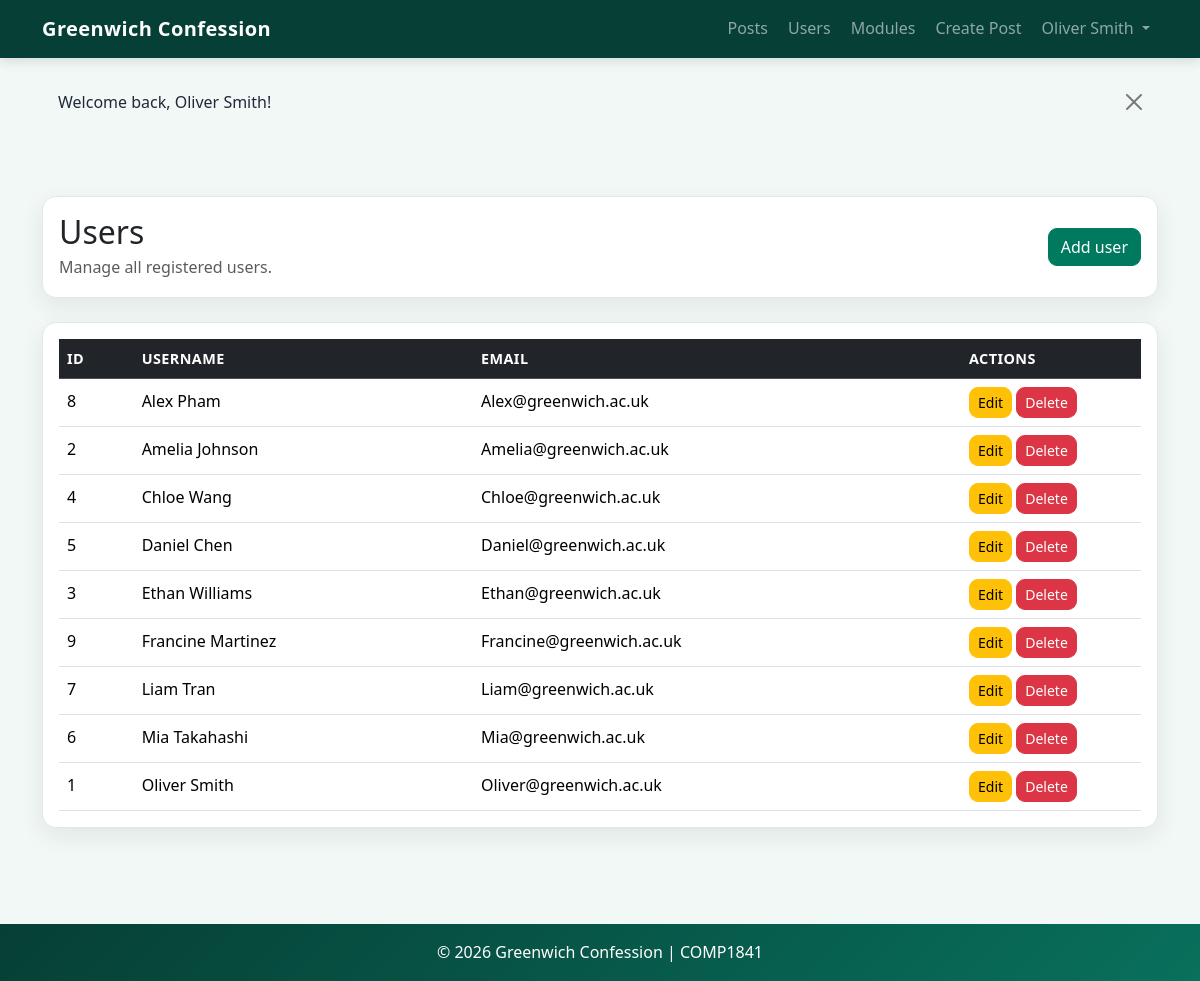
The app's page /?controller=users&action=index (signed in) with its own data.
### tables this page shows
CREATE TABLE `users` (
  `id` int(10) unsigned NOT NULL AUTO_INCREMENT,
  `name` varchar(120) NOT NULL,
  `email` varchar(160) NOT NULL,
  `password_hash` varchar(255) NOT NULL,
  `is_admin` tinyint(1) NOT NULL DEFAULT 0,
  `created_at` timestamp NOT NULL DEFAULT current_timestamp(),
  PRIMARY KEY (`id`),
  UNIQUE KEY `email` (`email`)
);

### app/Controllers/UsersController.php (called while the page is built, shortened)
<?php
require_once __DIR__ . '/../Models/Account.php';
class UsersController
{
    private Account $accountModel;
    public function __construct()
    {
        $this->accountModel = new Account();
    }
    public function index(): void
    {
        $users = $this->accountModel->getAll();
        require __DIR__ . '/../Views/users/index.php';
    }
}

### app/Models/Account.php (called while the page is built, shortened)
<?php
require_once __DIR__ . '/../Core/Database.php';
class Account
{
    private PDO $connection;
    public function __construct()
    {
        $database = new Database();
        $this->connection = $database->connect();
    }
    public function getAll(): array
    {
        $sql = "SELECT id,
                       name AS username,
                       email,
                       is_admin,
                       NULL AS profile_image,
                       created_at
                FROM users
                ORDER BY name ASC";
        $statement = $this->connection->query($sql);
        return $statement->fetchAll();
    }
}

### app/Core/Database.php (called while the page is built, shortened)
<?php
class Database
{
    private $connection;
    public function connect()
    {
        if ($this->connection == null) {
            try {
                $dsn = 'mysql:host=' . DB_HOST .
                    ';port=' . DB_PORT .
                    ';dbname=' . DB_NAME .
                    ';charset=utf8mb4';
                $this->connection = new PDO (
                    $dsn,
                    DB_USER,
                    DB_PASS
                );
                $this->connection->setAttribute(
                    PDO::ATTR_ERRMODE,
                    PDO::ERRMODE_EXCEPTION
                );
                $this->connection->setAttribute(
                    PDO::ATTR_DEFAULT_FETCH_MODE,
                    PDO::FETCH_ASSOC
                );
            } catch (PDOException $e) {
                throw new RuntimeException('Database connection failed:' . $e->getMessage(), 0, $e);
            }
        }
        return $this->connection;
    }
}

### app/Views/users/index.php (the view)
<?php require __DIR__ . '/../layouts/header.php'; ?>
<div class = "container py-5">
    <div class = "card shadow-sm mb-4">
        <div class = "card-body d-flex justify-content-between align-items-center">
            <div>
                <h2 class = "mb-1">Users</h2>
                <p class = "text-muted mb-0">
                    Manage all registered users.
                </p>
            </div>
            <a href = "?controller=users&action=create"
                class = "btn btn-primary">
                Add user
            </a>
        </div>
    </div>
    <?php if (empty($users)): ?>
        <div class = "alert alert-info">
            No users found.
        </div>
    <?php else: ?>
        <div class = "card shadow-sm">
            <div class = "card-body">
                <table class = "table table-hover align-middle">
                    <thead class = "table-dark">
                        <tr>
                            <th>ID</th>
                            <th>Username</th>
                            <th>Email</th>
                            <th width = "180">Actions</th>
                        </tr>
                    </thead>
                    <tbody>
                        <?php foreach ($users as $user): ?>
                            <tr>
                                <td><?= htmlspecialchars((string)$user['id']) ?></td>
                                <td>
                                    <?= htmlspecialchars($user['username']) ?>
                                </td>
                                <td>
                                    <?= htmlspecialchars($user['email']) ?>
                                </td>
                                <td>
                                    <a href = "?controller=users&action=edit&id=<?= $user['id'] ?>"
                                        class = "btn btn-warning btn-sm">
                                        Edit
                                    </a>
                                    <form
                                        action = "?controller=users&action=delete&id=<?= htmlspecialchars((string)$user['id']) ?>"
                                        method = "POST"
                                        class = "d-inline">
                                        <button
                                            type = "submit"
                                            class = "btn btn-danger btn-sm"
                                            onclick = "return confirm('Delete this user?')">
                                            Delete
                                        </button>
                                    </form>
                                </td>
                            </tr>
                        <?php endforeach; ?>
                    </tbody>
                </table>
            </div>
        </div>
    <?php endif; ?>
</div>
<?php require __DIR__ . '/../layouts/footer.php'; ?>

### public/index.php (shortened to what this page needs)
<?php
require_once __DIR__ . '/../app/Controllers/UsersController.php';
require_once __DIR__ . '/../app/Controllers/HomeController.php';
require_once __DIR__ . '/../app/Core/Flash.php';
$controllerName = $_GET['controller'] ?? 'home';
$action = $_GET['action'] ?? 'index';
switch ($controllerName) {
    case 'users':
        $controller = new UsersController();
        break;
}
switch ($action) {
    case 'index':
        $controller->index();
        break;
}

### app/Views/layouts/header.php (shortened to what this page needs)
<!DOCTYPE html>
<html lang="en">
<head>
    <link href = "css/bootstrap.min.css" rel = "stylesheet">
    <link
        href = "css/style.css"
        rel = "stylesheet">
</head>
<body>
    <nav class = "navbar navbar-expand-lg navbar-dark">
    <div class = "container">
        <a class = "navbar-brand" href = "?controller=home&action=index">
            Greenwich Confession
        </a>
        <div class = "collapse navbar-collapse" id = "navbarNav">
            <ul class = "navbar-nav ms-auto align-items-lg-center gap-lg-1">
                <li class = "nav-item">
                    <a
                        class = "nav-link" href = "?controller=home&action=index">
                        Posts
                    </a>
                </li>
                <?php if (isset($_SESSION['user_id'])): ?>
                    <?php if (!empty($_SESSION['is_admin'])): ?>
                    <li class = "nav-item">
                        <a class = "nav-link" href = "?controller=users&action=index">
                            Users
                        </a>
                    </li>
                    <li class = "nav-item">
                        <a class = "nav-link" href = "?controller=modules&action=index">
                            Modules
                        </a>
                    </li>
                    <?php endif; ?>
                    <li class = "nav-item">
                        <a class = "nav-link" href = "?controller=posts&action=create">
                            Create Post
                        </a>
                    </li>
                    <li class = "nav-item dropdown">
                        <a
                            class = "nav-link dropdown-toggle"
                            href = "#"
                            id = "profileDropdown"
                            role = "button"
                            data-bs-toggle = "dropdown"
                            aria-expanded = "false">
                            <?= htmlspecialchars($_SESSION['username'] ?? ($account['username'] ?? 'Account')) ?>
                        </a>
                    </li>
                <?php endif; ?>
            </ul>
        </div>
    </div>
</nav>
<div class = "container mt-3">
    <?php Flash::display(); ?>
</div>

### app/Core/Flash.php (shortened to what this page needs)
<?php
class Flash
{
        public static function display(): void
        {
            $flash = $_SESSION['flash'];
            echo '
            <div class = "alert alert- '. htmlspecialchars($flash['type']) . ' alert-dismissible fade show" role = "alert">
                ' . htmlspecialchars($flash['message']) . '
                <button type = "button" class = "btn-close" data-bs-dismiss = "alert"></button>
            </div>';
        }
}

### app/Views/layouts/footer.php (shortened to what this page needs)
<footer class = "bg-dark text-white text-center py-3 mt-5">
    <div class = "container">
        <p class = "mb-0">
            &copy; <?= date('Y') ?> Greenwich Confession | COMP1841
        </p>
    </div>
</footer>
</body>
</html>

### public/css/style.css (style rules this page uses)
:root { --primary: #007a5e; --primary-dark: #005c47; --dark: #063f35; --muted: #64748b; --background: #f2f8f5; --border: #e2e8f0; --radius: 14px; }
body { background: var(--background); color: #1e293b; font-family: "Segoe UI", Arial, sans-serif; line-height: 1.6; }
.navbar { background: var(--dark) !important; box-shadow: 0 2px 12px rgba(15, 23, 42, 0.15); }
.navbar-brand { font-weight: 700; letter-spacing: 0.4px; }
.nav-link { transition: color 0.2s ease, background-color 0.2s ease; }
.card { border: 1px solid var(--border); border-radius: var(--radius); overflow: hidden; }
.shadow, .shadow-sm, .shadow-lg { box-shadow: 0 8px 24px rgba(15, 23, 42, 0.08) !important; }
.btn { border-radius: 9px; font-weight: 500; transition: transform 0.15s ease, box-shadow 0.15s ease; }
.btn-primary { background-color: var(--primary); border-color: var(--primary); }
.table { margin-bottom: 0; background-color: #ffffff; }
.table thead th { white-space: nowrap; font-size: 0.9rem; text-transform: uppercase; letter-spacing: 0.03em; }
.table td, .table th { vertical-align: middle; }
.alert { border: 0; border-radius: 10px; }
.bg-dark { background: linear-gradient(135deg, #063f35, #08705c) !important; }

### records on screen
users: id "8", name "Alex Pham", email "Alex@greenwich.ac.uk"
users: id "2", name "Amelia Johnson", email "Amelia@greenwich.ac.uk"
users: id "4", name "Chloe Wang", email "Chloe@greenwich.ac.uk"
users: id "5", name "Daniel Chen", email "Daniel@greenwich.ac.uk"
users: id "3", name "Ethan Williams", email "Ethan@greenwich.ac.uk"
users: id "9", name "Francine Martinez", email "Francine@greenwich.ac.uk"
users: id "7", name "Liam Tran", email "Liam@greenwich.ac.uk"
users: id "6", name "Mia Takahashi", email "Mia@greenwich.ac.uk"
users: id "1", name "Oliver Smith", email "Oliver@greenwich.ac.uk"

### other values on screen
$_SESSION['username'] "Oliver Smith"
$flash['message'] "Welcome back, Oliver Smith!"
